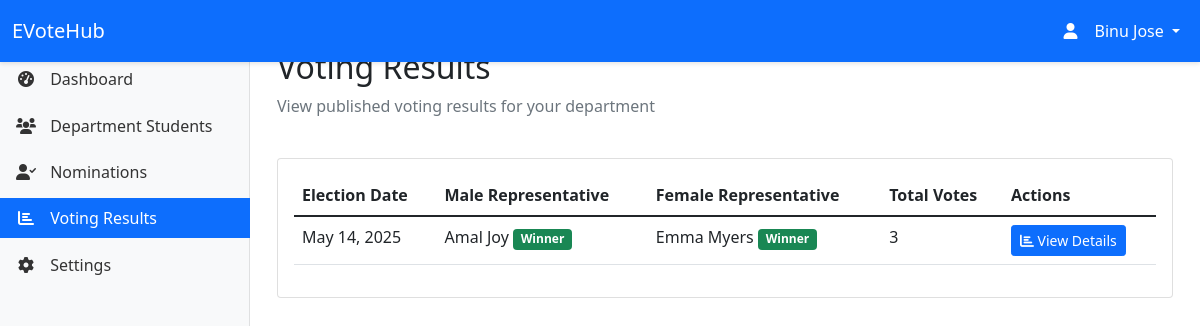
The app's page /hod/voting/results/ (signed in) with its own data.
### myapp/models.py (models this page shows, shortened)
class VotingSession(models.Model):
    STATUS_CHOICES = [
        ('scheduled', 'Scheduled'),
        ('active', 'Active'),
        ('completed', 'Completed'),
        ('verified', 'Verified'),
        ('published', 'Published'),
        ('cancelled', 'Cancelled')
    ]
    department = models.ForeignKey(Department, on_delete=models.CASCADE)
    start_date = models.DateTimeField()
    end_date = models.DateTimeField()
    status = models.CharField(max_length=20, choices=STATUS_CHOICES, default='scheduled')
    created_by = models.ForeignKey(Officer, on_delete=models.SET_NULL, null=True)
    created_at = models.DateTimeField(auto_now_add=True)
    updated_at = models.DateTimeField(auto_now=True)
    election_cycle = models.ForeignKey('self', on_delete=models.SET_NULL, null=True, blank=True, related_name='sessions')

class Candidate(models.Model):
    nomination = models.OneToOneField(ClassLeaderNomination, on_delete=models.CASCADE)
    voting_session = models.ForeignKey(VotingSession, on_delete=models.CASCADE)
    gender = models.CharField(max_length=10, choices=[('male', 'Male'), ('female', 'Female')])
    vote_count = models.IntegerField(default=0)

class ClassLeaderNomination(models.Model):
    student = models.ForeignKey(Student, on_delete=models.CASCADE)
    department = models.ForeignKey(Department, on_delete=models.CASCADE)
    nomination_text = models.TextField()
    marks = models.DecimalField(max_digits=4, decimal_places=2, default=0.00, help_text="CGPA on a scale of 10")
    achievements = models.TextField(blank=True, null=True)
    election_cycle = models.ForeignKey('VotingSession', on_delete=models.SET_NULL, null=True, blank=True, related_name='nominations', default=None)
    status = models.CharField(max_length=20, choices=[
        ('pending', 'Pending'),
        ('approved', 'Approved'),
        ('rejected', 'Rejected'),
        ('finalized', 'Finalized')
    ], default='pending')
    created_at = models.DateTimeField(auto_now_add=True)
    updated_at = models.DateTimeField(auto_now=True)
    reviewed_by = models.ForeignKey(HOD, on_delete=models.SET_NULL, null=True, blank=True)
    reviewed_at = models.DateTimeField(null=True, blank=True)
    feedback = models.TextField(blank=True, null=True)
    finalized_by = models.ForeignKey(Officer, on_delete=models.SET_NULL, null=True, blank=True)
    finalized_at = models.DateTimeField(null=True, blank=True)
    finalization_notes = models.TextField(blank=True, null=True)
    class Meta:
        ordering = ['-created_at']

class Student(models.Model):
    GENDER_CHOICES = [
        ('M', 'Male'),
        ('F', 'Female')
    ]
    user = models.OneToOneField(User, on_delete=models.CASCADE)
    student_id = models.CharField(max_length=20, unique=True)
    department = models.ForeignKey(Department, on_delete=models.CASCADE)
    gender = models.CharField(max_length=1, choices=GENDER_CHOICES, default='M')
    profile_picture = models.ImageField(upload_to='static/images/profiles/', null=True, blank=True)
    created_at = models.DateTimeField(auto_now_add=True)
    updated_at = models.DateTimeField(auto_now=True)

### myapp/views.py (the view)
# urls.py: path('hod/voting/results/', views.hod_voting_results, name='hod_voting_results'),
@login_required
def hod_voting_results(request):
    try:
        hod = request.user.hod
    except HOD.DoesNotExist:
        messages.error(request, 'Access denied. You are not authorized as a Head of Department.')
        return redirect('home')
    published_sessions = VotingSession.objects.filter(
        department=hod.department,
        status='published'
    ).order_by('-end_date')
    for session in published_sessions:
        session.total_votes = Vote.objects.filter(voting_session=session).count()
        male_candidates = list(Candidate.objects.filter(
            voting_session=session,
            gender='male'
        ).select_related('nomination__student__user', 'nomination'))
        for candidate in male_candidates:
            candidate.vote_count = Vote.objects.filter(
                voting_session=session,
                male_candidate=candidate
            ).count()
            candidate.marks = candidate.nomination.marks
        female_candidates = list(Candidate.objects.filter(
            voting_session=session,
            gender='female'
        ).select_related('nomination__student__user', 'nomination'))
        for candidate in female_candidates:
            candidate.vote_count = Vote.objects.filter(
                voting_session=session,
                female_candidate=candidate
            ).count()
            candidate.marks = candidate.nomination.marks
        if male_candidates:
            male_candidates.sort(key=lambda x: (-x.vote_count, -x.marks))
            session.male_winner = male_candidates[0]
            if len(male_candidates) > 1 and male_candidates[0].vote_count == male_candidates[1].vote_count:
                session.male_winner.tied = True
        if female_candidates:
            female_candidates.sort(key=lambda x: (-x.vote_count, -x.marks))
            session.female_winner = female_candidates[0]
            if len(female_candidates) > 1 and female_candidates[0].vote_count == female_candidates[1].vote_count:
                session.female_winner.tied = True
    context = {
        'published_sessions': published_sessions,
        'department': hod.department
    }
    return render(request, 'hod/voting_results.html', context)

### templates/hod/voting_results.html (shortened to what this page needs)
{% extends 'hod/base_hod.html' %}
{% block content %}
<div class="container-fluid">
    <div class="row mb-4">
        <div class="col-12">
            <h2>Voting Results</h2>
            <p class="text-muted">View published voting results for your department</p>
        </div>
    </div>
    <div class="card">
        <div class="card-body">
            {% if published_sessions %}
                <div class="table-responsive">
                    <table class="table table-hover">
                        <thead>
                            <tr>
                                <th>Election Date</th>
                                <th>Male Representative</th>
                                <th>Female Representative</th>
                                <th>Total Votes</th>
                                <th>Actions</th>
                            </tr>
                        </thead>
                        <tbody>
                            {% for session in published_sessions %}
                            <tr>
                                <td>{{ session.end_date|date:"M d, Y" }}</td>
                                <td>
                                    {% if session.male_winner %}
                                        {{ session.male_winner.nomination.student.user.get_full_name }}
                                        {% if session.male_winner.tied %}
                                            <div>
                                                <span class="badge bg-warning">Tied Vote</span>
                                                <span class="badge bg-info">Won by Academic Score</span>
                                            </div>
                                        {% else %}
                                            <span class="badge bg-success">Winner</span>
                                        {% endif %}
                                    {% else %}
                                        <span class="text-muted">No winner</span>
                                    {% endif %}
                                </td>
                                <td>
                                    {% if session.female_winner %}
                                        {{ session.female_winner.nomination.student.user.get_full_name }}
                                        {% if session.female_winner.tied %}
                                            <div>
                                                <span class="badge bg-warning">Tied Vote</span>
                                                <span class="badge bg-info">Won by Academic Score</span>
                                            </div>
                                        {% else %}
                                            <span class="badge bg-success">Winner</span>
                                        {% endif %}
                                    {% else %}
                                        <span class="text-muted">No winner</span>
                                    {% endif %}
                                </td>
                                <td>{{ session.total_votes }}</td>
                                <td>
                                    <a href="{% url 'hod_view_session_results' session.id %}" class="btn btn-sm btn-primary">
                                        <i class="fas fa-chart-bar"></i> View Details
                                    </a>
                                </td>
                            </tr>
                            {% endfor %}
                        </tbody>
                    </table>
                </div>
            {% else %}
                <div class="text-center py-4">
                    <i class="fas fa-chart-bar fa-3x text-muted mb-3"></i>
                    <h5>No Published Results</h5>
                    <p class="text-muted mb-0">There are no published voting results for your department yet.</p>
                </div>
            {% endif %}
        </div>
    </div>
</div>
{% endblock %}

### templates/hod/base_hod.html (shortened to what this page needs)
<!DOCTYPE html>
<html lang="en">
<head>
    <link href="https://cdn.jsdelivr.net/npm/bootstrap@5.1.3/dist/css/bootstrap.min.css" rel="stylesheet">
    <link href="https://cdnjs.cloudflare.com/ajax/libs/font-awesome/6.0.0/css/all.min.css" rel="stylesheet">
</head>
<body>
    <nav class="navbar navbar-expand-lg navbar-dark bg-primary fixed-top">
        <div class="container-fluid">
            <a class="navbar-brand" href="{% url 'hod_home' %}">EVoteHub</a>
            <div class="collapse navbar-collapse" id="navbarNav">
                <ul class="navbar-nav ms-auto">
                    <li class="nav-item dropdown">
                        <a class="nav-link dropdown-toggle text-white" href="#" id="navbarDropdown" role="button" data-bs-toggle="dropdown">
                            <i class="fas fa-user"></i> {{ request.user.get_full_name }}
                        </a>
                    </li>
                </ul>
            </div>
        </div>
    </nav>
    <nav class="sidebar">
        <div class="sidebar-sticky">
            <ul class="nav flex-column">
                <li class="nav-item">
                    <a class="nav-link {% if request.resolver_match.url_name == 'hod_home' %}active{% endif %}" href="{% url 'hod_home' %}">
                        <i class="fas fa-tachometer-alt"></i>
                        <span>Dashboard</span>
                    </a>
                </li>
                <li class="nav-item">
                    <a class="nav-link {% if request.resolver_match.url_name == 'hod_department_students' %}active{% endif %}" href="{% url 'hod_department_students' %}">
                        <i class="fas fa-users"></i>
                        <span>Department Students</span>
                    </a>
                </li>
                <li class="nav-item">
                    <a class="nav-link {% if request.resolver_match.url_name == 'hod_nominations' %}active{% endif %}" href="{% url 'hod_nominations' %}">
                        <i class="fas fa-user-check"></i>
                        <span>Nominations</span>
                    </a>
                </li>
                <li class="nav-item">
                    <a class="nav-link {% if request.resolver_match.url_name == 'hod_voting_results' %}active{% endif %}" href="{% url 'hod_voting_results' %}">
                        <i class="fas fa-chart-bar"></i>
                        <span>Voting Results</span>
                    </a>
                </li>
                <li class="nav-item">
                    <a class="nav-link" href="#">
                        <i class="fas fa-cog"></i>
                        <span>Settings</span>
                    </a>
                </li>
            </ul>
        </div>
    </nav>
    <main class="main-content">
        {% block content %}
        {% endblock %}
    </main>
</body>
</html>

### templates/hod/base_hod.html (style rules this page uses)
.sidebar { position: fixed; top: 0; bottom: 0; left: 0; z-index: 100; padding: 48px 0 0; box-shadow: inset -1px 0 0 rgba(0, 0, 0, .1); background-color: #f8f9fa; width: 250px; }
.sidebar-sticky { position: relative; top: 0; height: calc(100vh - 48px); padding-top: .5rem; overflow-x: hidden; overflow-y: auto; }
.navbar { box-shadow: 0 2px 4px rgba(0,0,0,.1); }
.main-content { margin-left: 250px; padding: 48px 15px 15px; }
.nav-link { color: #333; padding: 0.5rem 1rem; margin: 0.2rem 0; }
.nav-link.active { background-color: #0d6efd; color: white; }
.nav-link i { width: 20px; text-align: center; margin-right: 10px; }

### records on screen
VotingSession: end_date "May 14, 2025", male_winner.nomination.student.user.get_full_name "Amal Joy", shows "Winner", female_winner.nomination.student.user.get_full_name "Emma Myers", total_votes "3"

### other values on screen
{{ request.user.get_full_name }} "Binu Jose"
